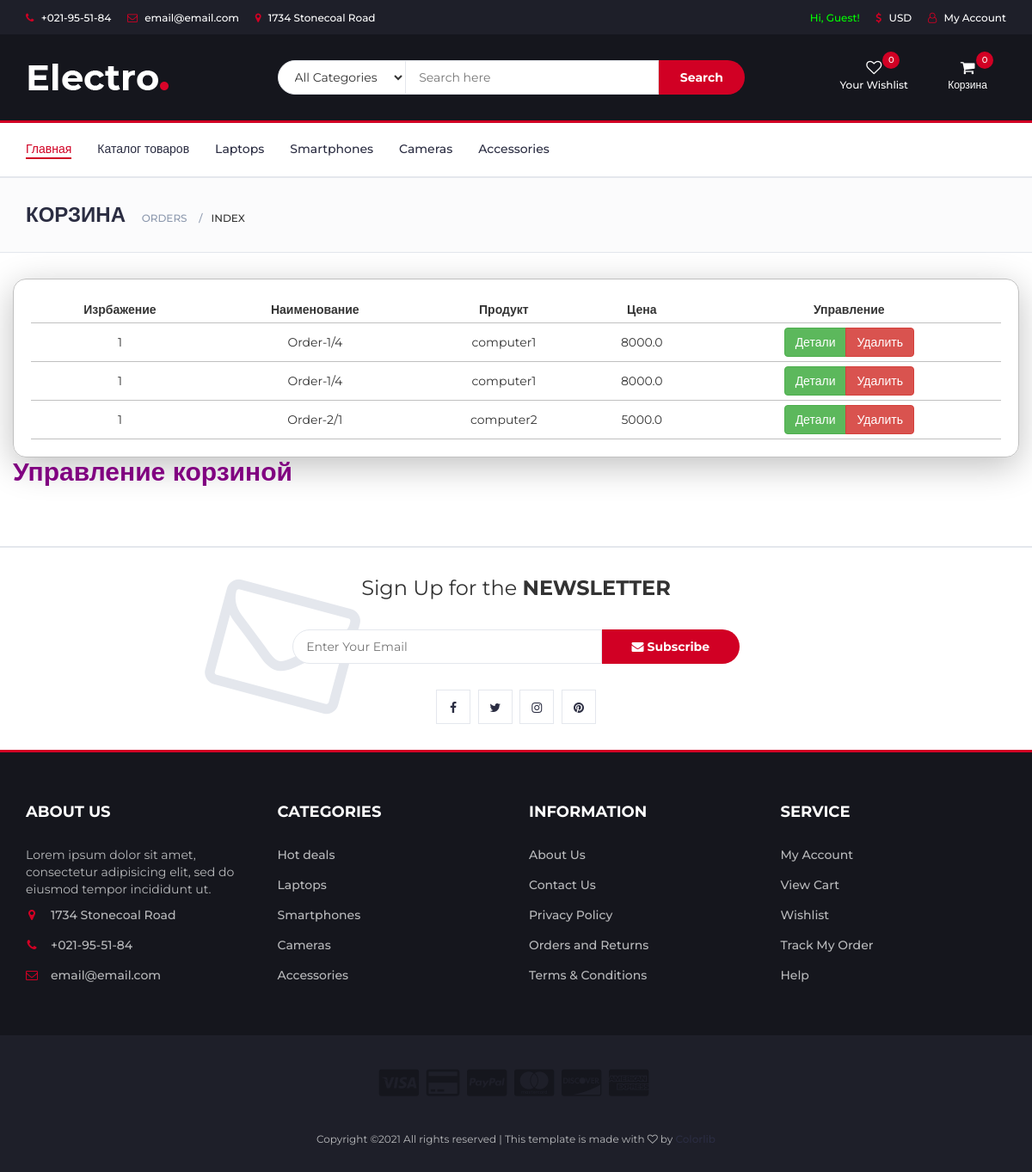
Screenshot of /orders/ with the database file from the repository.
### orders/models.py (models this page shows, shortened)
class Order(models.Model):
    title = models.CharField(max_length=100)
    user = models.ForeignKey(User, on_delete=models.CASCADE)
    product = models.ForeignKey(Product, on_delete=models.CASCADE)
    date = models.DateTimeField(default=timezone.now)
    status = models.CharField(max_length=100)

### goods/models.py (models this page shows, shortened)
class Product(models.Model):
    title = models.CharField(max_length=100)
    about = models.TextField(max_length=500)
    picture = models.FileField(upload_to='pictures/')
    price = models.FloatField()
    amount = models.IntegerField()
    producer = models.ForeignKey(Producer, on_delete=models.CASCADE)
    category = models.ForeignKey(Category, on_delete=models.CASCADE)

### orders/views.py (the view)
# urls.py: path('', index)
def index(request):
    orders = Order.objects.all()
    return render(request, 'orders/index.html', context={
        'page_name': 'Корзина',
        'page_app': 'orders',
        'page_view': 'index',
        'orders': orders
    })

### templates/orders/index.html (shortened to what this page needs)
{% extends 'layouts/base.html' %}
{% block content %}
{% load static %}
<div id="cart-box">
    <table  width="100%">
        <thead>
            <tr>
                <th>Изрбажение</th>
                <th>Наименование</th>
                <th>Продукт</th>
                <th>Цена</th>
                <th>Управление</th>
            </tr>
        </thead>
        <tbody>
        {% for order in orders %}
        <tr>
            <td>1</td>
            <td>{{ order.title }}</td>
            <td>{{ order.product.title }}</td>
            <td>{{ order.product.price }}</td>
            <td>
                <div class="btn-group">
                    <button class="btn btn-success ">Детали</button>
                    <button class="btn btn-danger ">Удалить</button>
                </div>
            </td>
        </tr>
        {% endfor %}
        </tbody>
    </table>
</div>
<h2 style="color: purple">Управление корзиной</h2>
{% endblock content %}

### static/css/style.css (style rules this page uses)
body { font-family: 'Montserrat', sans-serif; font-weight: 400; color: #333; }
h1, h2, h3, h4, h5, h6 { color: #2B2D42; font-weight: 700; margin: 0 0 10px; }

### templates/orders/index.html (style rules this page uses)
#cart-box { border: 1px solid silver; border-radius: 15px; padding: 20px; margin-top: -30px; box-shadow: 0px 10px 40px silver; }
#cart-box th, #cart-box td { text-align: center; padding: 5px }
#cart-box tr { border-bottom: 1px solid silver; }

### rows the page displays
Order: title "Order-1/4", product "computer1", product.price "8000.0"
Order: title "Order-1/4", product "computer1", product.price "8000.0"
Order: title "Order-2/1", product "computer2", product.price "5000.0"

### other values shown
{{ page_name }} "КОРЗИНА"
{{ page_app }} "ORDERS"
{{ page_view }} "INDEX"
